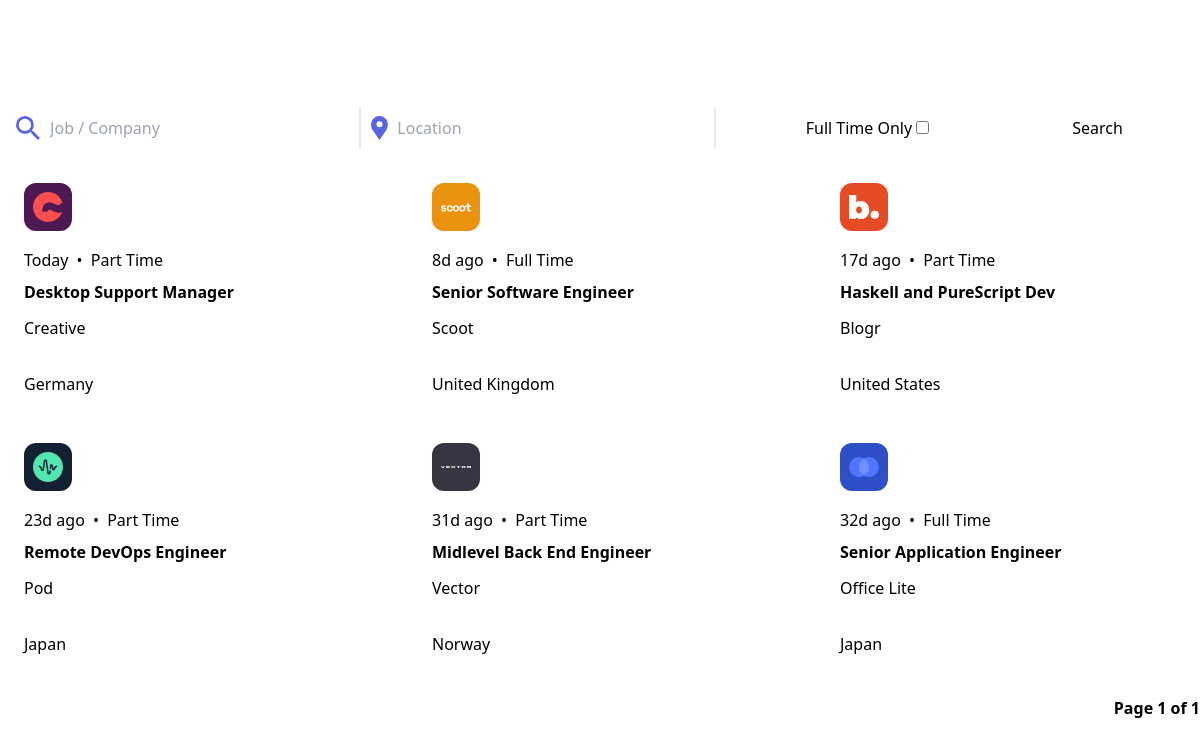
The app's page /, older data.
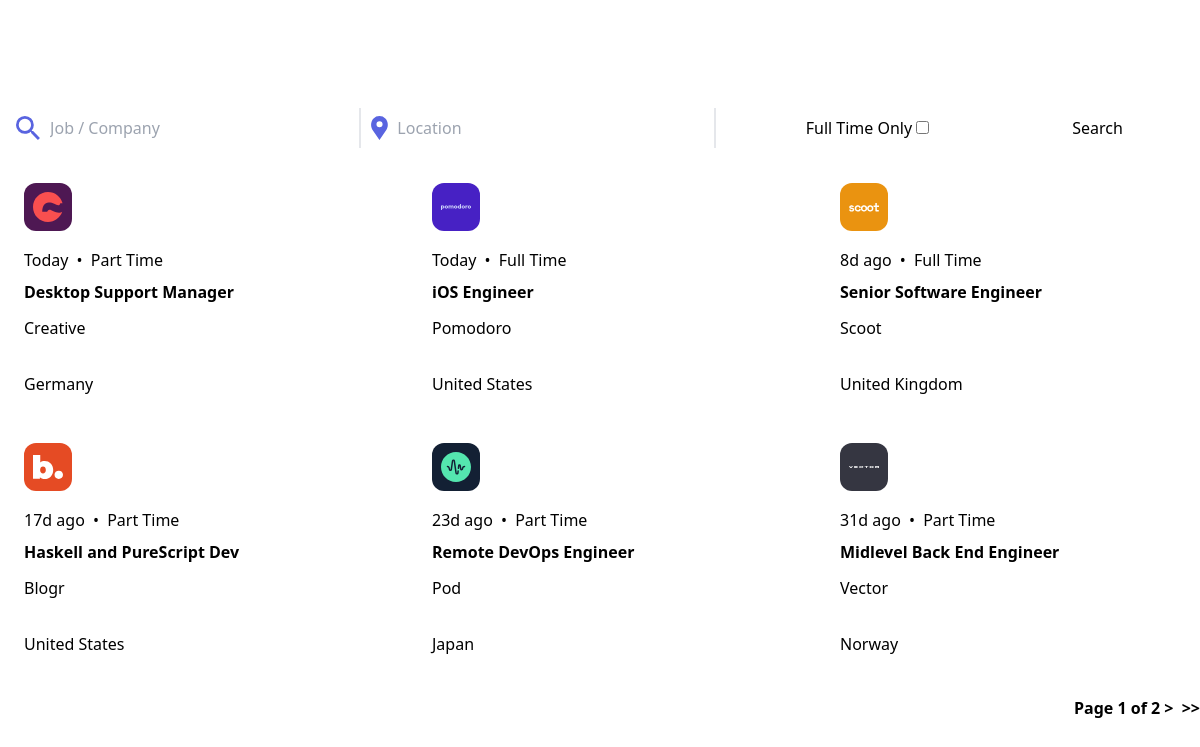
The same page, newer data.
### jobs/models.py (models this page shows, shortened)
class Job(models.Model):
  uuid = models.UUIDField(primary_key=True, default=uuid.uuid4)
  position = models.CharField(max_length=255, blank=False)
  posted_at = models.DateField()
  contract = models.CharField(max_length=255, choices=CONTRACT_TYPES, verbose_name="Contract type",default="full_time")
  location = models.CharField(max_length=255, verbose_name="Job location", blank=False)
  company = models.ForeignKey(Company, on_delete=models.CASCADE, related_name="jobs")
  apply = models.URLField(max_length=255, verbose_name="Application URL", blank=False)
  description = CKEditor5Field('Job description', config_name='extends', blank=False)
  requirements = CKEditor5Field('Job requirements', config_name='extends', blank=False)
  role = CKEditor5Field('Role details', config_name='extends', blank=False)

class Company(models.Model):
  class Meta:
    verbose_name_plural = "companies"
  uuid = models.UUIDField(primary_key=True, default=uuid.uuid4)
  company_name = models.CharField(max_length=255)
  logo = models.FileField(upload_to='logos/')
  company_color = models.CharField(
        max_length=7,
        validators=[
            RegexValidator(
                regex='^#[0-9A-Fa-f]{6}$',
                message='Hex value must be in the format #XXXXXX',
                code='invalid_hex_value'
            )
        ]
    )
  website = models.URLField(max_length=255)

### jobs/views.py (the view)
# urls.py: path("", JobsList.as_view(), name='job-list'),
class JobsList(ListView):
  template_name = "jobs/jobsIndex.html"
  model = Job
  context_object_name = 'jobs'
  paginate_by = 6
  def get_queryset(self):
    queryset = Job.objects.all().order_by('-posted_at')
    for job in queryset:
      delta = timezone.now().date() - job.posted_at
      job.delta_days = delta.days
    return queryset

### templates/jobs/jobsIndex.html (shortened to what this page needs)
{% extends "base.html" %}
{% block content %}
  {% include "jobs/partials/searchBar.html" %}
  {% include "jobs/partials/jobsList.html" %}
  <div class="flex justify-center md:justify-end mt-4 mb-6 text-violet font-semibold">
    <span>
      <span>Page {{ page_obj.number }} of {{ page_obj.paginator.num_pages }}</span>
      {% if page_obj.has_next %}
        <a href="?page={{ page_obj.next_page_number }}">></a>
        <a class="pl-1" href="?page={{ page_obj.paginator.num_pages }}">>></a>
      {% endif %}
    </span>
  </div>
{% endblock content %}

### templates/jobs/partials/jobsList.html
<ul class="grid grid-cols-1 md:grid-cols-2 lg:grid-cols-3 gap-x-6 gap-y-12 mt-8">
  {% for job in jobs %}
    <li class="col-span-1 relative flex flex-col p-6 rounded-lg bg-white dark:bg-veryDarkBlue">
      <div style="background-color:{{ job.company.company_color }}"
           class="absolute top-[-25px] left-6 h-12 w-12 flex justify-center items-center rounded-xl">
        <img src="/media/{{ job.company.logo }}"
             alt="{{ job.company.company_name }} logo"
             width="30"
             height="30">
      </div>
      {% if job.delta_days == 0 %}
        <p class="pt-4">
          Today <span class="mx-1">•</span> {{ job.get_contract_display }}
        </p>
      {% else %}
        <p class="pt-4">
          {{ job.delta_days }}d ago <span class="mx-1">•</span> {{ job.get_contract_display }}
        </p>
      {% endif %}
      <a href="{% url 'job' job.uuid %}">
        <h2 class="mt-2 mb-1 text-black dark:text-white font-semibold hover:text-darkGrey">{{ job.position }}</h2>
      </a>
      <p class="mt-2">{{ job.company.company_name }}</p>
      <p class="mt-8 text-violet">{{ job.location }}</p>
    </li>
  {% endfor %}
</ul>

Row changes from the older to the newer data that the page shows:
no longer on this page (row unchanged): Job: company.logo (picture), delta_days "32", contract "Full Time", position "Senior Application Engineer", company.company_name "Office Lite", location "Japan"
added Job: company.logo (picture), contract "Full Time", position "iOS Engineer", company.company_name "Pomodoro", location "United States"
Text that changed along with them:
{{ page_obj.paginator.num_pages }}: "1" → "2"
